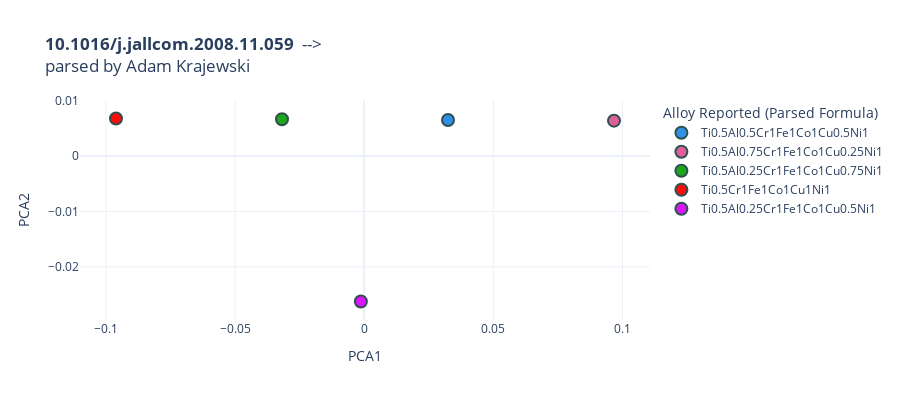

Source (notebook cell):
### Code cell
for doi in ['10.1016/j.jallcom.2008.11.059', '10.3390/met9010076', '10.1016/j.scriptamat.2018.10.023', '10.1007/978-1-4684-6066-7', '10.3390/e18050189']:
    sDOI.setDOI(doi)
    sDOI.getCompVecs()
    if len(sDOI.compVecs)>1:
        sDOI.get_compVecs_2DPCA()
        sDOI.analyze_compVecs_2DPCA(showFigure=True)

### Figure 1 — Plotly figure (JSON) as saved in the notebook; plotly's stock layout.template omitted (floating-point values rounded to 4 significant figures)
{"data": [{"hovertemplate": "<b>%{hovertext}</b><br><br>Alloy Reported (Parsed Formula)=Ti0.5Al0.5Cr1Fe1Co1Cu0.5Ni1<br>PCA1=%{x}<br>PCA2=%{y}<extra></extra>", "hovertext": ["F: Ti0.5 Cr1 Fe1 Co1 Ni1 Cu0.5 Al0.5<br>PF: Ti9.1 Cr18.2 Fe18.2 Co18.2 Ni18.2 Cu9.1 Al9.1<br>Raw: Al0.5CoCrCu0.5FeNiTi0.5<br>RF: Ti1 Cr2 Fe2 Co2 Ni2 Cu1 Al1"], "legendgroup": "Ti0.5Al0.5Cr1Fe1Co1Cu0.5Ni1", "marker": {"color": "#2E91E5", "line": {"color": "DarkSlateGrey", "width": 2}, "size": 12, "symbol": "circle"}, "mode": "markers", "name": "Ti0.5Al0.5Cr1Fe1Co1Cu0.5Ni1", "orientation": "v", "showlegend": true, "type": "scatter", "x": [0.03246], "xaxis": "x", "y": [0.006499], "yaxis": "y"}, {"hovertemplate": "<b>%{hovertext}</b><br><br>Alloy Reported (Parsed Formula)=Ti0.5Al0.75Cr1Fe1Co1Cu0.25Ni1<br>PCA1=%{x}<br>PCA2=%{y}<extra></extra>", "hovertext": ["F: Ti0.5 Cr1 Fe1 Co1 Ni1 Cu0.25 Al0.75<br>PF: Ti9.1 Cr18.2 Fe18.2 Co18.2 Ni18.2 Cu4.5 Al13.6<br>Raw: Al0.75CoCrCu0.25FeNiTi0.5<br>RF: Ti2 Cr4 Fe4 Co4 Ni4 Cu1 Al3"], "legendgroup": "Ti0.5Al0.75Cr1Fe1Co1Cu0.25Ni1", "marker": {"color": "#E15F99", "line": {"color": "DarkSlateGrey", "width": 2}, "size": 12, "symbol": "circle"}, "mode": "markers", "name": "Ti0.5Al0.75Cr1Fe1Co1Cu0.25Ni1", "orientation": "v", "showlegend": true, "type": "scatter", "x": [0.09674], "xaxis": "x", "y": [0.006369], "yaxis": "y"}, {"hovertemplate": "<b>%{hovertext}</b><br><br>Alloy Reported (Parsed Formula)=Ti0.5Al0.25Cr1Fe1Co1Cu0.75Ni1<br>PCA1=%{x}<br>PCA2=%{y}<extra></extra>", "hovertext": ["F: Ti0.5 Cr1 Fe1 Co1 Ni1 Cu0.75 Al0.25<br>PF: Ti9.1 Cr18.2 Fe18.2 Co18.2 Ni18.2 Cu13.6 Al4.5<br>Raw: Al0.25CoCrCu0.75FeNiTi0.5<br>RF: Ti2 Cr4 Fe4 Co4 Ni4 Cu3 Al1"], "legendgroup": "Ti0.5Al0.25Cr1Fe1Co1Cu0.75Ni1", "marker": {"color": "#1CA71C", "line": {"color": "DarkSlateGrey", "width": 2}, "size": 12, "symbol": "circle"}, "mode": "markers", "name": "Ti0.5Al0.25Cr1Fe1Co1Cu0.75Ni1", "orientation": "v", "showlegend": true, "type": "scatter", "x": [-0.03182], "xaxis": "x", "y": [0.00663], "yaxis": "y"}, {"hovertemplate": "<b>%{hovertext}</b><br><br>Alloy Reported (Parsed Formula)=Ti0.5Cr1Fe1Co1Cu1Ni1<br>PCA1=%{x}<br>PCA2=%{y}<extra></extra>", "hovertext": ["F: Ti0.5 Cr1 Fe1 Co1 Ni1 Cu1<br>PF: Ti9.1 Cr18.2 Fe18.2 Co18.2 Ni18.2 Cu18.2<br>Raw: CoCrCuFeNiTi0.5<br>RF: Ti1 Cr2 Fe2 Co2 Ni2 Cu2"], "legendgroup": "Ti0.5Cr1Fe1Co1Cu1Ni1", "marker": {"color": "#FB0D0D", "line": {"color": "DarkSlateGrey", "width": 2}, "size": 12, "symbol": "circle"}, "mode": "markers", "name": "Ti0.5Cr1Fe1Co1Cu1Ni1", "orientation": "v", "showlegend": true, "type": "scatter", "x": [-0.0961], "xaxis": "x", "y": [0.00676], "yaxis": "y"}, {"hovertemplate": "<b>%{hovertext}</b><br><br>Alloy Reported (Parsed Formula)=Ti0.5Al0.25Cr1Fe1Co1Cu0.5Ni1<br>PCA1=%{x}<br>PCA2=%{y}<extra></extra>", "hovertext": ["F: Ti0.5 Cr1 Fe1 Co1 Ni1 Cu0.5 Al0.25<br>PF: Ti9.5 Cr19 Fe19 Co19 Ni19 Cu9.5 Al4.8<br>Raw: Al0.25CoCrCu0.5FeNiTi0.5<br>RF: Ti2 Cr4 Fe4 Co4 Ni4 Cu2 Al1"], "legendgroup": "Ti0.5Al0.25Cr1Fe1Co1Cu0.5Ni1", "marker": {"color": "#DA16FF", "line": {"color": "DarkSlateGrey", "width": 2}, "size": 12, "symbol": "circle"}, "mode": "markers", "name": "Ti0.5Al0.25Cr1Fe1Co1Cu0.5Ni1", "orientation": "v", "showlegend": true, "type": "scatter", "x": [-0.001278], "xaxis": "x", "y": [-0.02626], "yaxis": "y"}], "layout": {"height": 400, "legend": {"title": {"text": "Alloy Reported (Parsed Formula)"}, "tracegroupgap": 0}, "title": {"text": "<b>10.1016/j.jallcom.2008.11.059</b>  --> <br>parsed by Adam Krajewski"}, "width": 900, "xaxis": {"anchor": "y", "domain": [0, 1], "title": {"text": "PCA1"}}, "yaxis": {"anchor": "x", "domain": [0, 1], "title": {"text": "PCA2"}}}}
